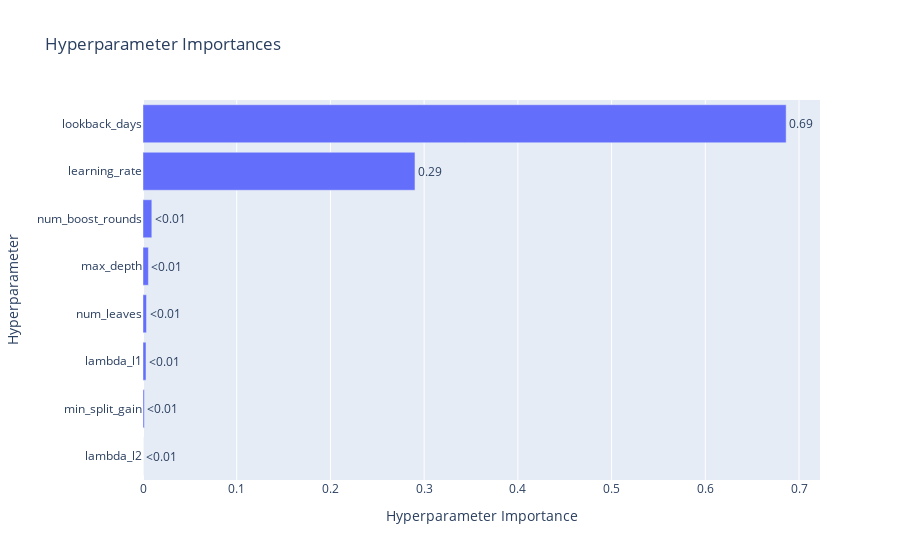

Notebook code cell kept with this figure:
### Code cell
plot_param_importances(study)

### Figure 1 — Plotly figure (JSON) as saved in the notebook; plotly's stock layout.template omitted (floating-point values rounded to 4 significant figures)
{"data": [{"cliponaxis": false, "hovertemplate": ["lambda_l2 (FloatDistribution): 4.305075053981739e-06<extra></extra>", "min_split_gain (FloatDistribution): 0.001399627815691474<extra></extra>", "lambda_l1 (FloatDistribution): 0.0032128165473313736<extra></extra>", "num_leaves (IntDistribution): 0.0037368762759170493<extra></extra>", "max_depth (IntDistribution): 0.005752440946123157<extra></extra>", "num_boost_rounds (IntDistribution): 0.009419784050646248<extra></extra>", "learning_rate (FloatDistribution): 0.2902129641949721<extra></extra>", "lookback_days (IntDistribution): 0.6862611850942646<extra></extra>"], "name": "Objective Value", "orientation": "h", "text": ["<0.01", "<0.01", "<0.01", "<0.01", "<0.01", "<0.01", "0.29", "0.69"], "textposition": "outside", "type": "bar", "x": [4.305e-06, 0.0014, 0.003213, 0.003737, 0.005752, 0.00942, 0.2902, 0.6863], "y": ["lambda_l2", "min_split_gain", "lambda_l1", "num_leaves", "max_depth", "num_boost_rounds", "learning_rate", "lookback_days"]}], "layout": {"title": {"text": "Hyperparameter Importances"}, "xaxis": {"title": {"text": "Hyperparameter Importance"}}, "yaxis": {"title": {"text": "Hyperparameter"}}}}
